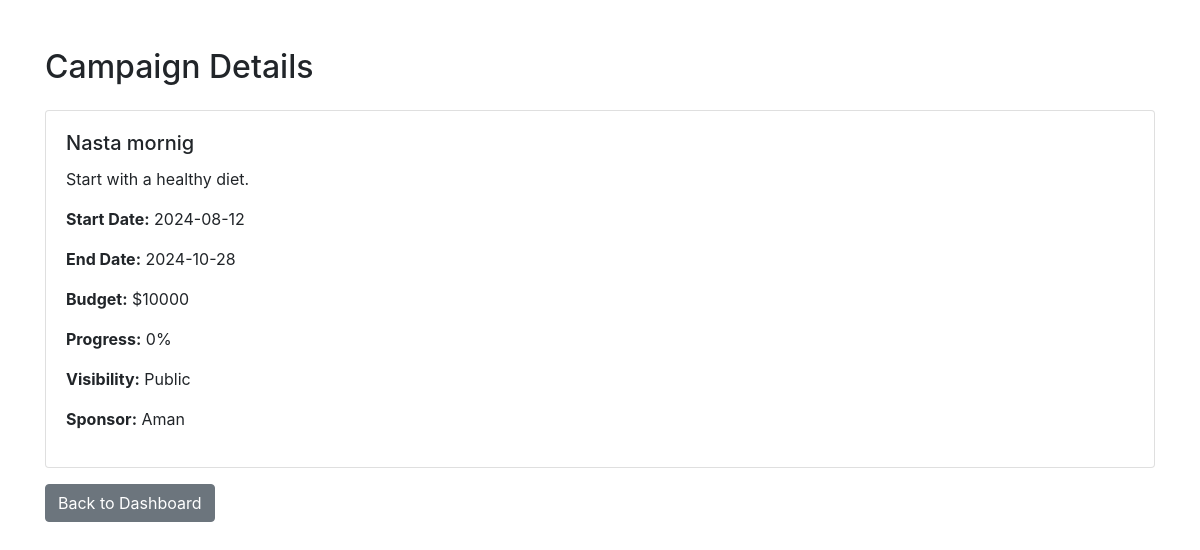
Page /view_campaign/1 (signed in) on the committed database.
### app.py (models this page shows, shortened)
class Campaign(db.Model):
    id = db.Column(db.Integer, primary_key=True)
    name = db.Column(db.String(128))
    description = db.Column(db.Text)
    start_date = db.Column(db.DateTime, index=True, default=datetime.utcnow)
    end_date = db.Column(db.DateTime, index=True)
    budget = db.Column(db.Integer)
    visibility = db.Column(db.String(255) , default='public')
    progress = db.Column(db.Integer, default=0)
    flagged = db.Column(db.Boolean, default=False)
    sponsor_id = db.Column(db.Integer, db.ForeignKey('user.id', name='fk_campaign_sponsor_id'))
    influencer_id = db.Column(db.Integer, db.ForeignKey('user.id', name='fk_campaign_influencer_id'), nullable=True)
    sponsor = db.relationship('User', foreign_keys=[sponsor_id], back_populates='sponsor_campaigns')
    influencer = db.relationship('User', foreign_keys=[influencer_id], back_populates='influencer_campaigns')

class User(db.Model, UserMixin):
    id = db.Column(db.Integer, primary_key=True, autoincrement=True)
    username = db.Column(db.String(25), unique=True, nullable=False)
    email = db.Column(db.String(50), unique=True, nullable=False)
    _password = db.Column(db.String(128), nullable=False)
    role = db.Column(db.String(25))
    industry = db.Column(db.String(20),nullable=True)
    budgets = db.Column(db.Integer)
    category = db.Column(db.String(20),nullable=True)
    niche = db.Column(db.String(20),nullable=True)
    reach = db.Column(db.String(20),nullable=True)
    blocked = db.Column(db.Boolean, default=False)
    sponsor_campaigns = db.relationship('Campaign', foreign_keys='Campaign.sponsor_id', back_populates='sponsor')
    influencer_campaigns = db.relationship('Campaign', foreign_keys='Campaign.influencer_id', back_populates='influencer')
    @property
    def password(self):
        raise AttributeError('password is not a readable attribute')

### app.py (the view)
@app.route('/view_campaign/<int:campaign_id>')
@login_required
def view_campaign(campaign_id):
    user = current_user
    campaign = Campaign.query.get_or_404(campaign_id)
    return render_template('view_campaign.html', campaign=campaign, user=user)

### app.py (called while the page is built)
@login_manager.user_loader
def load_user(user_id):
    return User.query.get(int(user_id))

### templates/view_campaign.html (shortened to what this page needs)
<!DOCTYPE html>
<html lang="en">
<head>
    <link href="https://stackpath.bootstrapcdn.com/bootstrap/4.5.2/css/bootstrap.min.css" rel="stylesheet">
</head>
<body>
    <div class="container mt-5">
        <h2 class="mb-4">Campaign Details</h2>
        <div class="card">
            <div class="card-body">
                <h5 class="card-title">{{ campaign.name|capitalize }}</h5>
                <p class="card-text">{{ campaign.description|capitalize }}</p>
                <p><strong>Start Date:</strong> {{ campaign.start_date.strftime('%Y-%m-%d') }}</p>
                <p><strong>End Date:</strong> {{ campaign.end_date.strftime('%Y-%m-%d') }}</p>
                <p><strong>Budget:</strong> ${{ campaign.budget }}</p>
                <p><strong>Progress:</strong> {{ campaign.progress }}%</p>
                <p><strong>Visibility:</strong> {{ campaign.visibility|capitalize }}</p>
                <p><strong>Sponsor:</strong> {{ campaign.sponsor.username|capitalize }}</p>
            </div>
        </div>
        <a href="/{{ user.role }}_dashboard" class="btn btn-secondary mt-3">Back to Dashboard</a>
    </div>
</body>
</html>

### rows in the picture
Campaign: name "Nasta mornig", description "Start with a healthy diet.", start_date "2024-08-12", end_date "2024-10-28", budget "10000", progress "0", visibility "Public"
User: sponsor.username "Aman"
